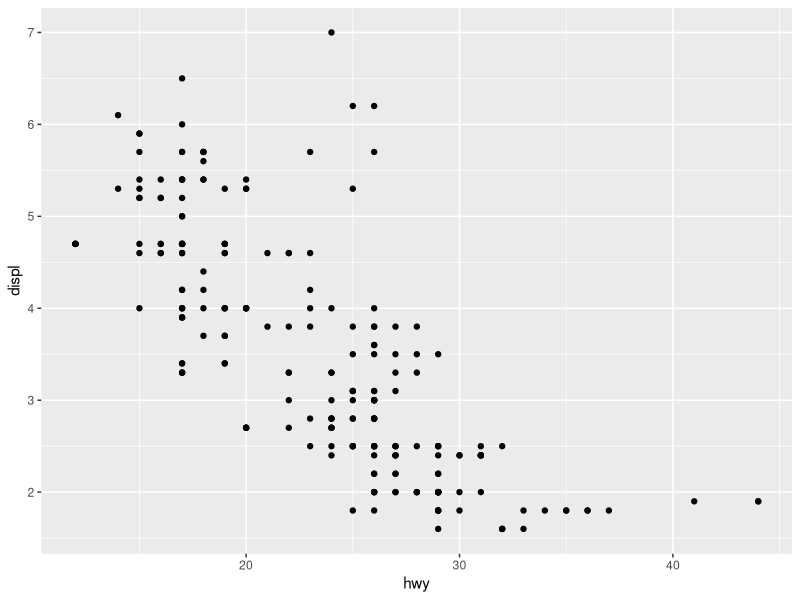

Source code (R):
## ---- chunk 1
library(tidyverse)
## ---- chunk 2
ggplot(mpg) +
    geom_point(aes(x = hwy, y = displ))
